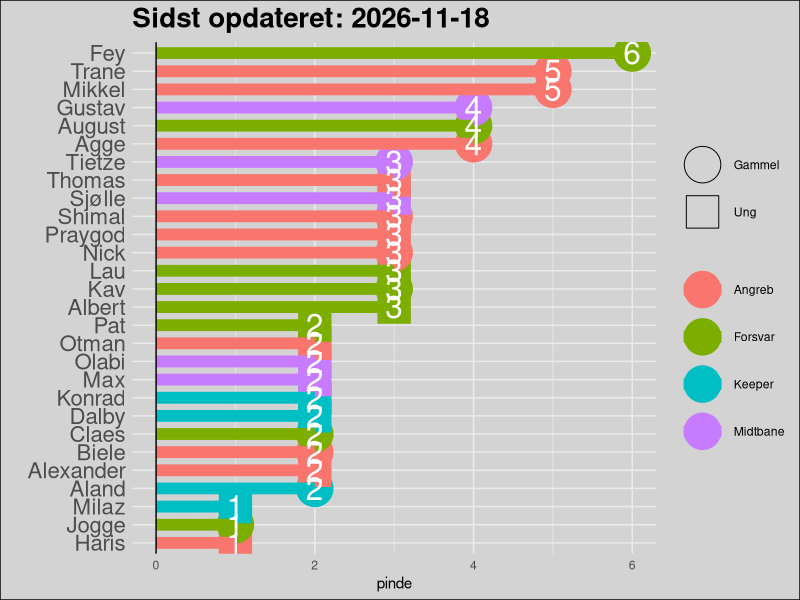
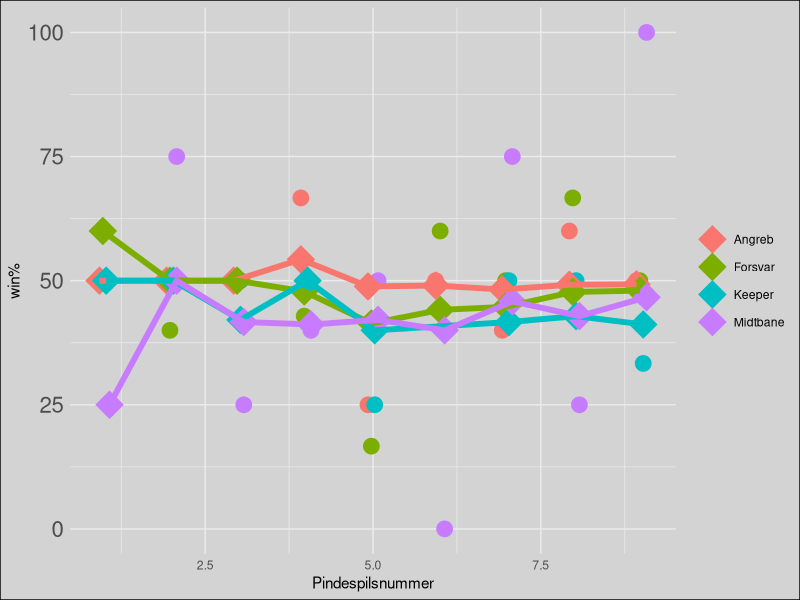
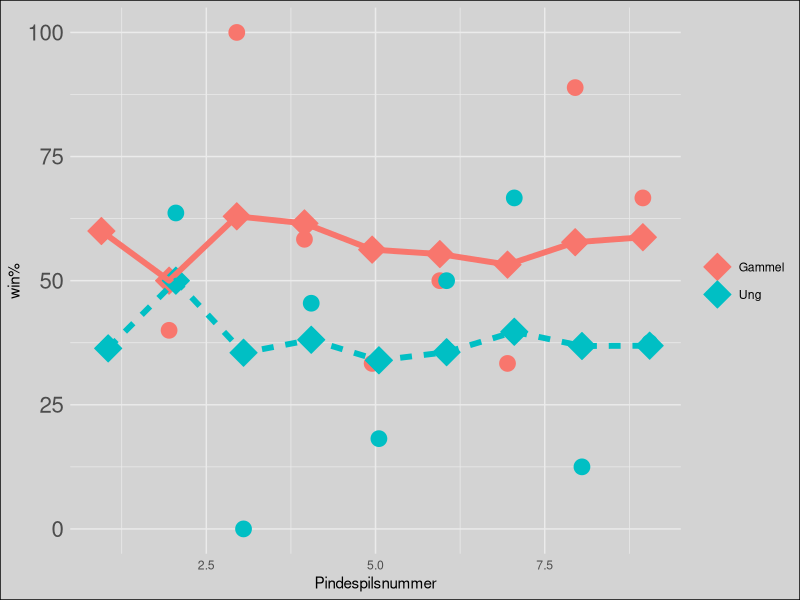
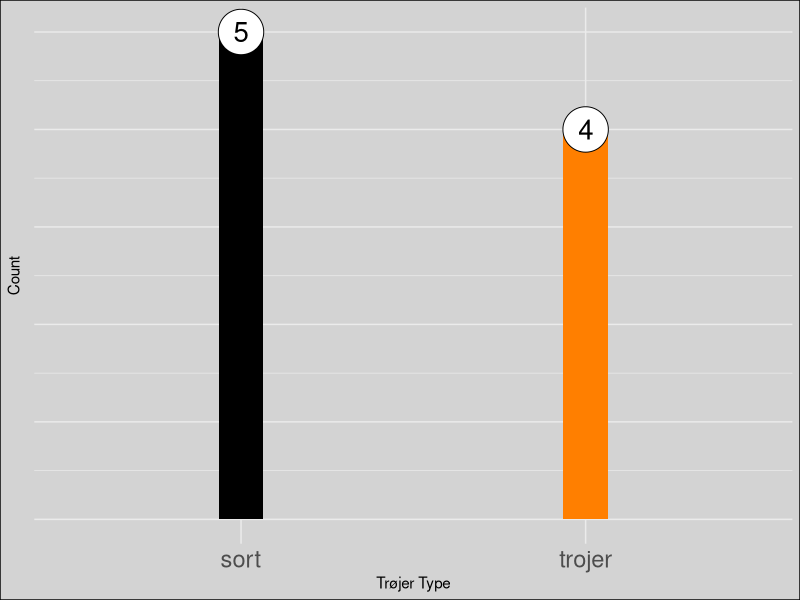
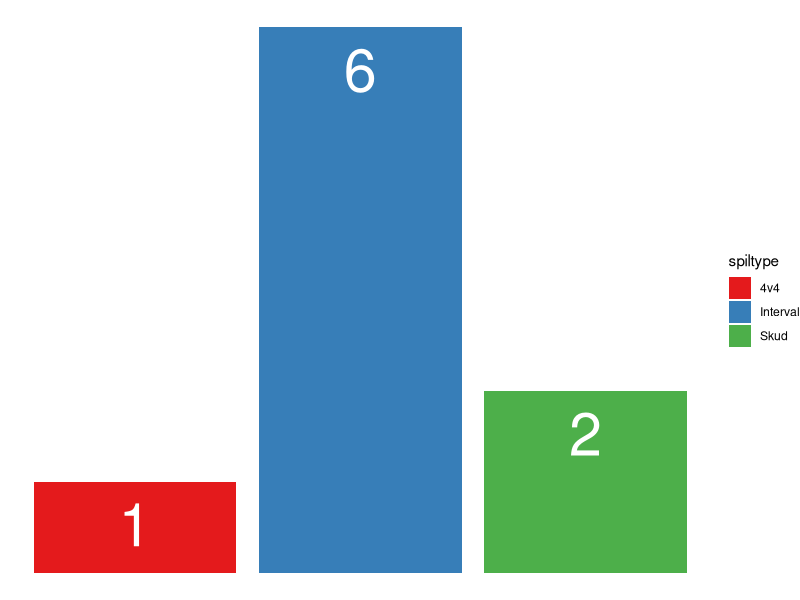

R code for these plots, in order:
library(tidyr)
library(dplyr)
library(purrr)
library(ggplot2)
library(forcats)
library(knitr)

sti_billeder <- "C:/Users/augus/Desktop/pindespil/Jelly/pindespil1908.github.io/assets/img/"

opdateret <- Sys.Date()

data <- tribble(
  ~spiller, ~alder, ~position, 
  
  "Dalby",      "Ung",         "Keeper",
  "Aland",      "Gammel",      "Keeper",
  "KC",         "Gammel",      "Keeper",
  "Konrad",     "Ung",         "Keeper",
  "Milaz",      "Ung",         "Keeper",
  
  "Jogge",      "Gammel",      "Forsvar",
  "Kav",        "Gammel",      "Forsvar",
  "Claes",      "Gammel",      "Forsvar",
  "Lau",        "Ung",         "Forsvar",
  "Fey",        "Gammel",      "Forsvar",
  "August",     "Gammel",      "Forsvar",
  "Pat",        "Ung",         "Forsvar",
  "Albert",     "Ung",         "Forsvar",
  
  "Gustav",     "Gammel",      "Midtbane",
  "Max",        "Ung",         "Midtbane",
  "Tietze",     "Gammel",      "Midtbane",
  "Sjølle",     "Ung",         "Midtbane",
  "Olabi",      "Ung",         "Midtbane",
  
  "Praygod",    "Ung",         "Angreb",
  "Otman",      "Ung",         "Angreb",
  "Thomas",     "Ung",         "Angreb",
  "Alexander",  "Ung",         "Angreb",
  "Nick",       "Gammel",      "Angreb",
  "Haris",      "Ung",         "Angreb",
  "Agge",       "Gammel",      "Angreb",
  "Shimal",     "Gammel",      "Angreb",
  "Biele",      "Gammel",      "Angreb",
  "Mikkel",     "Gammel",      "Angreb",
  "Trane",      "Gammel",      "Angreb"
)

pinde <- tribble(
  ~id, ~dato, ~spiltype, ~trøjer, ~joker, 
  ~vindere, 
  ~tabere,
  
  1, "2025-01-21", "Interval", 1, 0, 
  c("August", "Pat", "Nick", "Mikkel", "Biele", "Max", "Aland", "Thomas", "Trane", "Albert", NA),
  c("Lau", "Fey", "Gustav", "Sjølle", "Alexander", "Agge", "Shimal", "Praygod", "Otman", "Olabi", "Dalby"),
  
  2, "2025-01-21", "Skud", 0, 0, 
  c("Lau", "Fey", "Gustav", "Sjølle", "Alexander", "Agge", "Shimal", "Praygod", "Otman", "Olabi", "Dalby"),
  c("August", "Pat", "Nick", "Mikkel", "Biele", "Max", "Aland", "Thomas", "Trane", "Albert", NA),
  
  3, "2025-01-23", "Interval", 0, 0, 
  c("August", "Fey", "Shimal", "Nick", "Tietze", "Claes", "Mikkel", NA, NA),
  c("Lau", "Pat", "Albert", "Max", "Sjølle", "Olabi", "Praygod", "Otman", "Thomas"),
  
  4, "2025-01-28", "Interval", 0, 0,
  c("Gustav", "Aland", "Sjølle", "Otman", "Biele", "Albert", "Mikkel", "Lau", "Shimal", "Agge", "Fey", "Thomas"),
  c("August", "Dalby", "Trane", "Max", "Olabi", "Praygod", "Tietze", "Jogge", "Pat", "Alexander", "Claes", NA),
  
  5, "2025-02-03", "4v4", 1,0,
  c("August", "Dalby", "Nick", "Olabi", "Trane", NA, NA, NA, NA, NA, NA, NA, NA, NA, NA),
  c("Aland", "KC", "Konrad", "Haris", "Sjølle", "Lau", "Pat", "Mikkel", "Shimal", "Alexander", "Thomas", "Claes", "Kav", "Praygod", "Albert"),
  
  6, "2025-02-04", "Interval", 1, 0,
  c("Lau", "Kav", "Mikkel", "Praygod", "Trane", "Alexander", "Fey"),
  c("August", "Thomas", "Nick", "Jogge", "Max", "Agge", "Haris"),
  
  7, "2025-02-17", "Interval", 1, 1,
  c("Sjølle", "Max", "Albert", "Haris", "Praygod", "Kav", "Konrad", "Gustav"),
  c("August", "Lau", "Nick", "Mikkel", "Trane", "Olabi", "Dalby", NA),
  
  8, "2025-02-18", "Interval", 0, 0,
  c("August", "Fey", "Mikkel", "Trane", "Milaz", "Kav", "Agge", "Jogge", "Tietze"),
  c("Lau", "Haris", "Praygod", "Albert", "Gustav", "Olabi", "Konrad", "Max", NA),
  
  9, "2025-02-20", "Skud", 0, 0,
  c( "Gustav", "Trane", "Claes", "Fey", "Tietze", "Pat", "Thomas", "Agge", "Konrad"),
  c("August", "Lau", "Praygod", "Albert", "Mikkel", "Alexander",  "Dalby", "Aland", NA)
  
  
)

###
# HUSK AT OPDATERE PLOTS.RMD OGSÅ!
##



funktion <- function(input) {
  pinde <- pinde %>% 
    unnest(cols = c(vindere, tabere)) %>% 
    mutate(dato = as.Date(dato, tryFormats = c("%Y-%m-%d")))
  
  forkert <- c(setdiff(pinde$tabere, data$spiller), setdiff(pinde$vindere, data$spiller)) %>% na.omit
  
  if (length(forkert) > 0) {
    stop("idiot")
  } else {
    message("godt")
  }
  pinde
}

pinde <- funktion(pinde)

png(filename = paste0(sti_billeder, "pinde_spiller.png"), width = 1000, height = 1200)
pinde %>% 
  filter(!is.na(vindere)) %>% 
  group_by(vindere) %>% 
  summarise(pinde = n()) %>% 
  left_join(data, by = c("vindere"="spiller")) %>% 
  arrange(desc(pinde)) %>% 
  ggplot(aes(fct_reorder(vindere, pinde), pinde))+ 
  geom_point(aes(shape = alder, fill = position, color=position), size =12)+
  geom_segment(aes(x = fct_reorder(vindere, pinde), xend = fct_reorder(vindere, pinde),
                   y = 0, yend = pinde, color = position),
               lwd = 4) +
  geom_text(aes(label = pinde), color = "white", size = 8) +
  scale_shape_manual(values = c(21, 22), name = " ") +
  geom_hline(yintercept = 0) +
  coord_flip() +  
  theme_minimal() + 
  scale_x_discrete(name = "")+
  #scale_y_continuous(breaks = seq(0,2))+
  theme(legend.title = element_blank(),
        axis.text.y = element_text(size = 16),
        plot.subtitle = element_text(size = 20, face = "bold")) +  # Increase subtitle size
  labs(subtitle= paste0("Sidst opdateret: ", opdateret)) + 
  theme(plot.background = element_rect(fill = 'lightgrey', colour = 'black'))
dev.off()

# posistions graf
png(filename = paste0(sti_billeder, "position_graf.png"), width = 1200, height = 1000)
pinde %>%
  pivot_longer(cols = c(vindere, tabere),
               names_to = "source",  # A temporary column for identifying col1/col2
               values_to = "spiller") %>%
  mutate(pind = ifelse(source == "vindere", "sejre", "tabte")) %>%  # Assign 1 if from col1, 0 if from col2
  select(-source)  %>%
  left_join(data, by = c("spiller"="spiller")) %>%
  filter(!is.na(spiller)) %>%
  group_by(id, position, pind) %>%
  summarise(vundne = n()) %>%
  rbind(data.frame(id = c(3, 3),
                   position = c("Keeper", "Keeper"),
                   pind = c("sejre", "tabte"),
                   vundne = c(1,1))) %>%
  pivot_wider(names_from = pind,
              values_from = vundne, values_fill = list(vundne = 0)) %>%
  mutate(gennemsnit = sejre/(tabte+sejre)*100) %>%
  ungroup() %>%
  group_by(position) %>%
  mutate(gnm = cumsum(sejre)/(cumsum(tabte)+cumsum(sejre))*100) %>%
  ungroup() %>%
  arrange(as.numeric(id), position) %>%
  ggplot(aes(id, gennemsnit, color = position, fill = position)) +
  geom_point(size = 5, position = position_dodge(width = 0.2)) +
  geom_point(aes(y = gnm, group = position), shape = 23, size = 7, na.rm = TRUE, position = position_dodge(width = 0.2)) +
  geom_line(aes(y = gnm, group = position),size = 2, na.rm = TRUE, position = position_dodge(width = 0.2)) +
  theme_minimal()+
 # scale_x_continuous(breaks = c(1,2,3)) +
  labs(
    x = "Pindespilsnummer",  # Custom x-axis label
    y = "win%"  # Custom plot title
  ) +
  theme(legend.title = element_blank(),
        axis.text.y = element_text(size = 16))+ theme(plot.background = element_rect(fill = 'lightgrey', colour = 'black'))


#+
  # geom_segment(aes(
  #   x = dodge,  # Adjust x to align with dodge
  #   xend = dodge,  # Adjust xend to align with dodge
  #   y = gennemsnit,
  #   yend = gnm,
  #   group = position),
  #   arrow = arrow(length = unit(0.15, "cm")),
  #   size= 0.3,
  #   data = ~.x %>% filter(abs(gennemsnit - gnm) > 5), # Add a threshold for arrow drawing
  #   position = position_dodge(width = 0.2),
  #   na.rm = TRUE)
dev.off()


# ggplot(aes(x = as.numeric(pindespil_id), y = gennemsnit, color = position)) +
#   geom_point(size = 3, position = position_dodge(width = 0.2)) +
#   geom_point(aes(y = gnm, group = position), shape = 0, size = 0, na.rm = TRUE, position = position_dodge(width = 0.2)) +
#   geom_smooth(aes(y = gnm, group = position, fill = position), method = "loess", se = F, na.rm = TRUE,
#               alpha = 0.2, position = position_dodge(width = 0.2)) +
#   theme_minimal() + theme(legend.position = "bottom")
# #
# test2 %>% 
#   filter(!is.na(position)) %>% 
#   group_by(pindespil_id, position, udfald) %>%
#   summarise(vundne = n(), .groups = "drop") %>%
#   rbind(data.frame(pindespil_id = c("8", "8"), 
#                    position = c("keeper", "keeper"), 
#                    udfald = c("tabende_hold", "vindende_hold"),
#                    vundne = c(0,0))) %>%
#   pivot_wider(names_from = udfald,
#               values_from = vundne, values_fill = list(vundne = 0)) %>% 
#   mutate(gennemsnit = vindende_hold/(tabende_hold+vindende_hold)*100) %>% 
#   ungroup() %>%
#   group_by(position) %>% 
#   mutate(gnm = cumsum(vindende_hold)/(cumsum(tabende_hold)+cumsum(vindende_hold))*100) %>% 
#   ungroup() %>% 
#   arrange(as.numeric(pindespil_id))
png(filename = paste0(sti_billeder, "alder_rank.png"), width = 1200, height = 1000)
pinde %>%
  pivot_longer(cols = c(vindere, tabere),
               names_to = "source",  # A temporary column for identifying col1/col2
               values_to = "spiller") %>%
  mutate(pind = ifelse(source == "vindere", "sejre", "tabte")) %>%  # Assign 1 if from col1, 0 if from col2
  select(-source)  %>%
  left_join(data, by = c("spiller"="spiller")) %>%
  filter(!is.na(spiller)) %>%
  group_by(id, alder, pind) %>%
  summarise(vundne = n()) %>%
  # rbind(data.frame(id = c(3, 3),
  #                  position = c("Keeper", "Keeper"),
  #                  pind = c("sejre", "tabte"),
  #                  vundne = c(1,1))) %>%
  pivot_wider(names_from = pind,
              values_from = vundne, values_fill = list(vundne = 0)) %>%
  mutate(gennemsnit = sejre/(tabte+sejre)*100) %>%
  ungroup() %>%
  group_by(alder) %>%
  mutate(gnm = cumsum(sejre)/(cumsum(tabte)+cumsum(sejre))*100) %>%
  ungroup() %>%
  arrange(as.numeric(id), alder) %>%
  ggplot(aes(id, gennemsnit, color = alder, fill = alder)) +
  geom_point(size = 5, position = position_dodge(width = 0.2)) +
  geom_point(aes(y = gnm, group = alder), shape = 23, size = 7, na.rm = TRUE, position = position_dodge(width = 0.2)) +
  geom_line(aes(y = gnm, group = alder, linetype = alder),size = 2, na.rm = TRUE, position = position_dodge(width = 0.2)) +
  theme_minimal()+
  # scale_x_continuous(breaks = c(1,2,3)) +
  labs(
    x = "Pindespilsnummer",  # Custom x-axis label
    y = "win%"  # Custom plot title
  ) +
  theme(legend.title = element_blank(),
        axis.text.y = element_text(size = 16))+ theme(plot.background = element_rect(fill = 'lightgrey', colour = 'black'))
dev.off()



##


png(filename = paste0(sti_billeder, "trojer_vandt.png"), width = 1000, height = 1200)
pinde %>% 
  mutate(trøjer_sejr = case_when(trøjer == 1 ~ "trojer",
                                 trøjer != 1 ~ "sort")) %>% 
  group_by(id) %>% 
  select(trøjer_sejr) %>% 
  distinct() %>%
  ungroup() %>% 
  ggplot(aes(x = trøjer_sejr)) + 
  geom_bar(width = 0.13, fill = c("black", "darkorange1")) +  # Narrower bars with color
  geom_point(stat = "count", aes(y = after_stat(count)), size = 15, shape = 21, fill = "white") +  # Circles at the top
  geom_text(stat = "count", aes(y = after_stat(count), label = after_stat(count)), vjust = 0.5, size = 7) +  # Labels above circles
  labs(x = "Trøjer Type", y = "Count") +
  theme_minimal() +
  theme(legend.title = element_blank(),
        axis.text.y = element_text(size = 0.01),
        axis.text.x = element_text(size = 17))+ 
  theme(plot.background = element_rect(fill = 'lightgrey', colour = 'black'))
dev.off()

# SPILTYPE
png(filename = paste0(sti_billeder, "spil_typer.png"), width = 1000, height = 800)
pinde %>%
  distinct(id, spiltype) %>%
  count(spiltype) %>% 
  ggplot(aes(x = spiltype, y = n, fill = spiltype)) +
  geom_bar(stat = "identity") +
  geom_text(aes(label = n), vjust = 1.5, colour = "white", size = 15)+
  scale_fill_brewer(palette = "Set1") + 
  theme_void()
dev.off()
